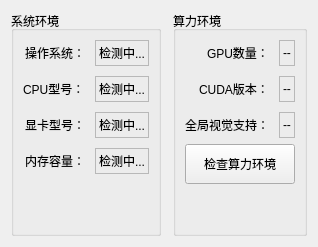
        <widget class="QWidget" name="tab_Env">
         <attribute name="title">
          <string>系统环境检查</string>
         </attribute>
         <layout class="QHBoxLayout" name="horizontalLayout_Env">
          <property name="spacing">
           <number>12</number>
          </property>
          <item>
           <widget class="QGroupBox" name="grp_SysEnv">
            <property name="title">
             <string>系统环境</string>
            </property>
            <layout class="QFormLayout" name="formLayout_Sys">
             <property name="labelAlignment">
              <set>Qt::AlignmentFlag::AlignRight|Qt::AlignmentFlag::AlignTrailing|Qt::AlignmentFlag::AlignVCenter</set>
             </property>
             <property name="horizontalSpacing">
              <number>10</number>
             </property>
             <property name="verticalSpacing">
              <number>10</number>
             </property>
             <item row="0" column="0">
              <widget class="QLabel" name="lbl_OS">
               <property name="text">
                <string>操作系统：</string>
               </property>
              </widget>
             </item>
             <item row="0" column="1">
              <widget class="QLabel" name="lbl_OS_Val">
               <property name="minimumSize">
                <size>
                 <width>0</width>
                 <height>26</height>
                </size>
               </property>
               <property name="frameShape">
                <enum>QFrame::Shape::StyledPanel</enum>
               </property>
               <property name="frameShadow">
                <enum>QFrame::Shadow::Sunken</enum>
               </property>
               <property name="text">
                <string>检测中...</string>
               </property>
               <property name="alignment">
                <set>Qt::AlignmentFlag::AlignVCenter</set>
               </property>
              </widget>
             </item>
             <item row="1" column="0">
              <widget class="QLabel" name="lbl_CPU">
               <property name="text">
                <string>CPU型号：</string>
               </property>
              </widget>
             </item>
             <item row="1" column="1">
              <widget class="QLabel" name="lbl_CPU_Val">
               <property name="minimumSize">
                <size>
                 <width>0</width>
                 <height>26</height>
                </size>
               </property>
               <property name="frameShape">
                <enum>QFrame::Shape::StyledPanel</enum>
               </property>
               <property name="frameShadow">
                <enum>QFrame::Shadow::Sunken</enum>
               </property>
               <property name="text">
                <string>检测中...</string>
               </property>
               <property name="alignment">
                <set>Qt::AlignmentFlag::AlignVCenter</set>
               </property>
              </widget>
             </item>
             <item row="2" column="0">
              <widget class="QLabel" name="lbl_GPU_Basic">
               <property name="text">
                <string>显卡型号：</string>
               </property>
              </widget>
             </item>
             <item row="2" column="1">
              <widget class="QLabel" name="lbl_GPU_Basic_Val">
               <property name="minimumSize">
                <size>
                 <width>0</width>
                 <height>26</height>
                </size>
               </property>
               <property name="frameShape">
                <enum>QFrame::Shape::StyledPanel</enum>
               </property>
               <property name="frameShadow">
                <enum>QFrame::Shadow::Sunken</enum>
               </property>
               <property name="text">
                <string>检测中...</string>
               </property>
               <property name="alignment">
                <set>Qt::AlignmentFlag::AlignVCenter</set>
               </property>
              </widget>
             </item>
             <item row="3" column="0">
              <widget class="QLabel" name="lbl_RAM">
               <property name="text">
                <string>内存容量：</string>
               </property>
              </widget>
             </item>
             <item row="3" column="1">
              <widget class="QLabel" name="lbl_RAM_Val">
               <property name="minimumSize">
                <size>
                 <width>0</width>
                 <height>26</height>
                </size>
               </property>
               <property name="frameShape">
                <enum>QFrame::Shape::StyledPanel</enum>
               </property>
               <property name="frameShadow">
                <enum>QFrame::Shadow::Sunken</enum>
               </property>
               <property name="text">
                <string>检测中...</string>
               </property>
               <property name="alignment">
                <set>Qt::AlignmentFlag::AlignVCenter</set>
               </property>
              </widget>
             </item>
            </layout>
           </widget>
          </item>
          <item>
           <widget class="QGroupBox" name="grp_CompEnv">
            <property name="title">
             <string>算力环境</string>
            </property>
            <layout class="QVBoxLayout" name="verticalLayout_7">
             <item>
              <layout class="QFormLayout" name="formLayout_Comp">
               <property name="labelAlignment">
                <set>Qt::AlignmentFlag::AlignRight|Qt::AlignmentFlag::AlignTrailing|Qt::AlignmentFlag::AlignVCenter</set>
               </property>
               <property name="horizontalSpacing">
                <number>10</number>
               </property>
               <property name="verticalSpacing">
                <number>10</number>
               </property>
               <item row="0" column="0">
                <widget class="QLabel" name="lbl_GPU_Count">
                 <property name="text">
                  <string>GPU数量：</string>
                 </property>
                </widget>
               </item>
               <item row="0" column="1">
                <widget class="QLabel" name="lbl_GPU_Count_Val">
                 <property name="minimumSize">
                  <size>
                   <width>0</width>
                   <height>26</height>
                  </size>
                 </property>
                 <property name="frameShape">
                  <enum>QFrame::Shape::StyledPanel</enum>
                 </property>
                 <property name="frameShadow">
                  <enum>QFrame::Shadow::Sunken</enum>
                 </property>
                 <property name="text">
                  <string>--</string>
                 </property>
                 <property name="alignment">
                  <set>Qt::AlignmentFlag::AlignVCenter</set>
                 </property>
                </widget>
               </item>
               <item row="1" column="0">
                <widget class="QLabel" name="lbl_CUDA">
                 <property name="text">
                  <string>CUDA版本：</string>
                 </property>
                </widget>
               </item>
               <item row="1" column="1">
                <widget class="QLabel" name="lbl_CUDA_Val">
                 <property name="minimumSize">
                  <size>
                   <width>0</width>
                   <height>26</height>
                  </size>
                 </property>
                 <property name="frameShape">
                  <enum>QFrame::Shape::StyledPanel</enum>
                 </property>
                 <property name="frameShadow">
                  <enum>QFrame::Shadow::Sunken</enum>
                 </property>
                 <property name="text">
                  <string>--</string>
                 </property>
                 <property name="alignment">
                  <set>Qt::AlignmentFlag::AlignVCenter</set>
                 </property>
                </widget>
               </item>
               <item row="2" column="0">
                <widget class="QLabel" name="lbl_Vision">
                 <property name="text">
                  <string>全局视觉支持：</string>
                 </property>
                </widget>
               </item>
               <item row="2" column="1">
                <widget class="QLabel" name="lbl_Vision_Val">
                 <property name="minimumSize">
                  <size>
                   <width>0</width>
                   <height>26</height>
                  </size>
                 </property>
                 <property name="frameShape">
                  <enum>QFrame::Shape::StyledPanel</enum>
                 </property>
                 <property name="frameShadow">
                  <enum>QFrame::Shadow::Sunken</enum>
                 </property>
                 <property name="text">
                  <string>--</string>
                 </property>
                 <property name="alignment">
                  <set>Qt::AlignmentFlag::AlignVCenter</set>
                 </property>
                </widget>
               </item>
              </layout>
             </item>
             <item>
              <widget class="QPushButton" name="btn_CheckCompute">
               <property name="minimumSize">
                <size>
                 <width>0</width>
                 <height>40</height>
                </size>
               </property>
               <property name="text">
                <string>检查算力环境</string>
               </property>
              </widget>
             </item>
             <item>
              <spacer name="verticalSpacer_2">
               <property name="orientation">
                <enum>Qt::Orientation::Vertical</enum>
               </property>
               <property name="sizeHint" stdset="0">
                <size>
                 <width>20</width>
                 <height>40</height>
                </size>
               </property>
              </spacer>
             </item>
            </layout>
           </widget>
          </item>
         </layout>
        </widget>
